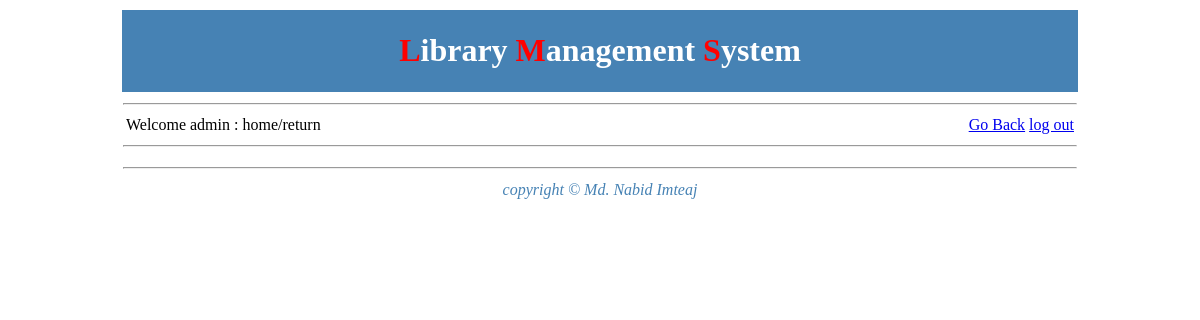
The app's page /return.php (signed in), older data.
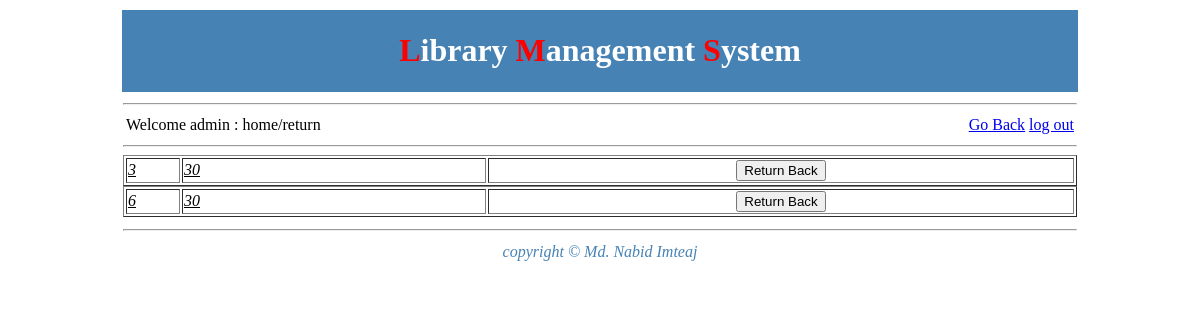
The same page, newer data.
### tables this page shows
CREATE TABLE IF NOT EXISTS `transaction` (
  `sidx` int(11) NOT NULL AUTO_INCREMENT,
  `bid` int(15) NOT NULL,
  `uid` int(15) NOT NULL,
  `borrow` date NOT NULL,
  `rdate` date DEFAULT NULL,
  `confirm` int(1) DEFAULT '0',
  PRIMARY KEY (`sidx`),
  UNIQUE KEY `bid` (`bid`),
  UNIQUE KEY `bid_2` (`bid`),
  UNIQUE KEY `bid_3` (`bid`),
  UNIQUE KEY `bid_4` (`bid`),
  UNIQUE KEY `sidx` (`sidx`)
);

### dbase.php (called while the page is built, shortened)
<?php
function returnBookList() {
	$query = "SELECT * FROM `transaction` WHERE `borrow` > `rdate`";
	$result = mysql_query( $query );
	return $result;
}
?>

### return.php (the view, shortened to what this page needs)
<?php
require_once("functions.php");
require_once( "dbase.php" );
_header('Library Management System');
_menu( "Welcome ".$_SESSION["name"]." : home/return", "admin.php" );
$result = returnBookList();
?>
<?php
while( $row = mysql_fetch_assoc( $result ) ) {
	$bid = $row["bid"];
	$uid = $row["uid"];
?>
	<form action="return.php" method="post">
	<table border="1" width="100%">
		<tr>
			<td width="50px"><i><u> <?=$bid?> </u></i> </td>
			<td width="300px">
				<i><u> <?=$uid?> </u></i>
			</td>
			<td align="center">
				<input type="submit" name="return" value="Return Back" />
			</td>
		</tr>
	</table>
	</form>
<?php
}
?>
<?php
_footer();
?>

### functions.php (shortened to what this page needs)
<?php
function _header( $title ) {
?>
<!DOCTYPE HTML>
<html>
<head>
</head>
<body>
	<table width='960px' align='center' border='0'>
		<tr style='background-color:SteelBlue '>
			<td align='center' valign='center' style='color:white'><h1><span style='color:red'>L</span>ibrary <span style='color:red'>M</span>anagement <span style='color:red'>S</span>ystem</h1></td>
		</tr>
		<tr>
			<td>
<?php
}
function _footer() {
?>
			</td>
		</tr>
		<tr>
			<td><hr/></td>
		</tr>
		<tr>
			<td align='center' style='color:SteelBlue'>
				<i>copyright &#169; Md. Nabid Imteaj</i>
			</td>
		</tr>
	</table>
</body>
</html>
<?php
}
?>
<?php
function _menu( $message, $back ) {
	?>
<hr/>
<table>
	<tr>
		<td align="left" width="480px"><?=$message?></td>
		<td align="right" width="480px"> <a href="<?=$back?>">Go Back</a> <a href="logout.php">log out</a></td>
	</tr>
</table>
<hr/>
<?php
}
?>

Row changes from the older to the newer data that the page shows:
added transaction: bid "3", uid "30"
added transaction: bid "6", uid "30"
